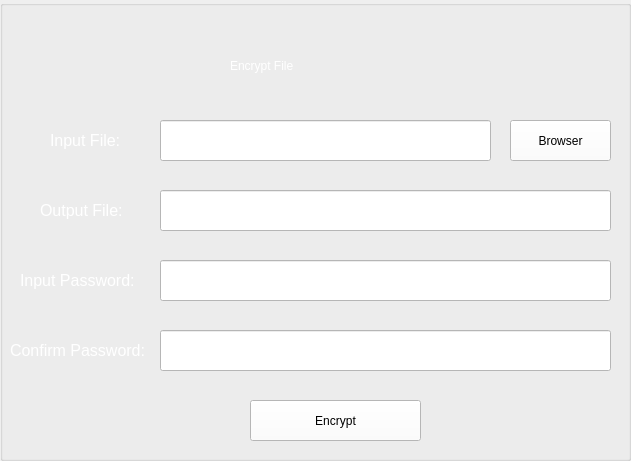
  <widget class="QGroupBox" name="groupBox_encryptfile">
   <property name="enabled">
    <bool>true</bool>
   </property>
   <property name="geometry">
    <rect>
     <x>250</x>
     <y>30</y>
     <width>631</width>
     <height>461</height>
    </rect>
   </property>
   <property name="title">
    <string/>
   </property>
   <widget class="QLabel" name="label">
    <property name="geometry">
     <rect>
      <x>50</x>
      <y>130</y>
      <width>81</width>
      <height>21</height>
     </rect>
    </property>
    <property name="font">
     <font>
      <pointsize>12</pointsize>
     </font>
    </property>
    <property name="styleSheet">
     <string notr="true">color: rgb(255, 255, 255);</string>
    </property>
    <property name="text">
     <string>Input File:</string>
    </property>
   </widget>
   <widget class="QLineEdit" name="input_enfile">
    <property name="geometry">
     <rect>
      <x>160</x>
      <y>120</y>
      <width>331</width>
      <height>41</height>
     </rect>
    </property>
    <property name="font">
     <font>
      <pointsize>12</pointsize>
     </font>
    </property>
    <property name="styleSheet">
     <string notr="true">background-color: rgb(255, 255, 255);
color: rgb(0, 0, 0);</string>
    </property>
    <property name="readOnly">
     <bool>true</bool>
    </property>
   </widget>
   <widget class="QPushButton" name="btn_enbrowser">
    <property name="geometry">
     <rect>
      <x>510</x>
      <y>120</y>
      <width>101</width>
      <height>41</height>
     </rect>
    </property>
    <property name="styleSheet">
     <string notr="true">color: rgb(0, 0, 0);
background-color: rgb(255, 255, 255);
font: 12pt &quot;MS Shell Dlg 2&quot;;</string>
    </property>
    <property name="text">
     <string>Browser</string>
    </property>
   </widget>
   <widget class="QLineEdit" name="output_enfile">
    <property name="geometry">
     <rect>
      <x>160</x>
      <y>190</y>
      <width>451</width>
      <height>41</height>
     </rect>
    </property>
    <property name="font">
     <font>
      <pointsize>12</pointsize>
     </font>
    </property>
    <property name="styleSheet">
     <string notr="true">background-color: rgb(255, 255, 255);
color: rgb(0, 0, 0);</string>
    </property>
    <property name="readOnly">
     <bool>true</bool>
    </property>
   </widget>
   <widget class="QLabel" name="label_2">
    <property name="geometry">
     <rect>
      <x>40</x>
      <y>200</y>
      <width>91</width>
      <height>21</height>
     </rect>
    </property>
    <property name="font">
     <font>
      <pointsize>12</pointsize>
     </font>
    </property>
    <property name="styleSheet">
     <string notr="true">color: rgb(255, 255, 255);</string>
    </property>
    <property name="text">
     <string>Output File:</string>
    </property>
   </widget>
   <widget class="QLineEdit" name="input_password">
    <property name="geometry">
     <rect>
      <x>160</x>
      <y>260</y>
      <width>451</width>
      <height>41</height>
     </rect>
    </property>
    <property name="font">
     <font>
      <pointsize>12</pointsize>
     </font>
    </property>
    <property name="styleSheet">
     <string notr="true">background-color: rgb(255, 255, 255);
color: rgb(0, 0, 0);</string>
    </property>
    <property name="echoMode">
     <enum>QLineEdit::Password</enum>
    </property>
    <property name="readOnly">
     <bool>false</bool>
    </property>
   </widget>
   <widget class="QLabel" name="label_3">
    <property name="geometry">
     <rect>
      <x>20</x>
      <y>270</y>
      <width>121</width>
      <height>21</height>
     </rect>
    </property>
    <property name="font">
     <font>
      <pointsize>12</pointsize>
     </font>
    </property>
    <property name="styleSheet">
     <string notr="true">color: rgb(255, 255, 255);</string>
    </property>
    <property name="text">
     <string>Input Password:</string>
    </property>
   </widget>
   <widget class="QLineEdit" name="input_confirmpwd">
    <property name="geometry">
     <rect>
      <x>160</x>
      <y>330</y>
      <width>451</width>
      <height>41</height>
     </rect>
    </property>
    <property name="font">
     <font>
      <pointsize>12</pointsize>
     </font>
    </property>
    <property name="styleSheet">
     <string notr="true">background-color: rgb(255, 255, 255);
color: rgb(0, 0, 0);</string>
    </property>
    <property name="echoMode">
     <enum>QLineEdit::Password</enum>
    </property>
    <property name="readOnly">
     <bool>false</bool>
    </property>
   </widget>
   <widget class="QLabel" name="label_4">
    <property name="geometry">
     <rect>
      <x>10</x>
      <y>340</y>
      <width>141</width>
      <height>21</height>
     </rect>
    </property>
    <property name="font">
     <font>
      <pointsize>12</pointsize>
     </font>
    </property>
    <property name="styleSheet">
     <string notr="true">color: rgb(255, 255, 255);</string>
    </property>
    <property name="text">
     <string>Confirm Password:</string>
    </property>
   </widget>
   <widget class="QPushButton" name="btn_encryptfile_2">
    <property name="geometry">
     <rect>
      <x>250</x>
      <y>400</y>
      <width>171</width>
      <height>41</height>
     </rect>
    </property>
    <property name="styleSheet">
     <string notr="true">color: rgb(0, 0, 0);
background-color: rgb(255, 255, 255);
font: 12pt &quot;MS Shell Dlg 2&quot;;</string>
    </property>
    <property name="text">
     <string>Encrypt</string>
    </property>
   </widget>
   <widget class="QLabel" name="label_5">
    <property name="geometry">
     <rect>
      <x>230</x>
      <y>40</y>
      <width>191</width>
      <height>51</height>
     </rect>
    </property>
    <property name="styleSheet">
     <string notr="true">color: rgb(255, 255, 255);
font: 75 28pt &quot;Script MT Bold&quot;;</string>
    </property>
    <property name="text">
     <string>Encrypt File</string>
    </property>
   </widget>
  </widget>
